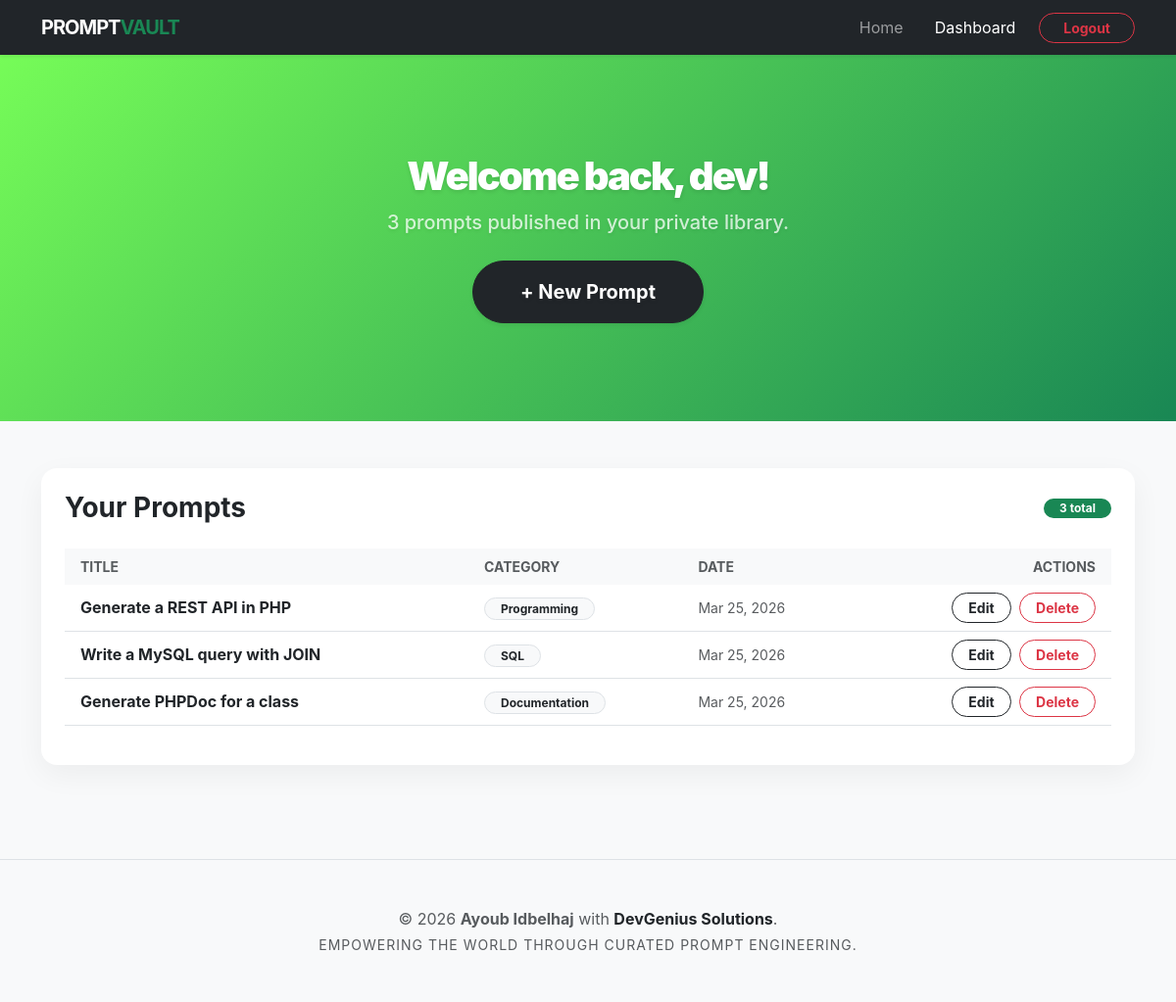
Page /app/dashboard.php (signed in) on the committed database.
### tables this page shows
CREATE TABLE prompts (
    id          INT UNSIGNED NOT NULL AUTO_INCREMENT,  
    title       VARCHAR(200) NOT NULL,  
    content     TEXT         NOT NULL,  
    user_id     INT UNSIGNED NOT NULL,  
    category_id INT UNSIGNED NOT NULL,  
    created_at  DATETIME     NOT NULL DEFAULT CURRENT_TIMESTAMP,  
    updated_at  DATETIME     NOT NULL DEFAULT CURRENT_TIMESTAMP ON UPDATE CURRENT_TIMESTAMP,  
    PRIMARY KEY (id),

     
    CONSTRAINT fk_prompts_user     FOREIGN KEY (user_id)     REFERENCES users(id)      ON DELETE CASCADE,
     
    CONSTRAINT fk_prompts_category FOREIGN KEY (category_id) REFERENCES categories(id) ON DELETE RESTRICT
);

CREATE TABLE categories (
    id         INT UNSIGNED NOT NULL AUTO_INCREMENT,  
    name       VARCHAR(100) NOT NULL UNIQUE,  
    created_at DATETIME     NOT NULL DEFAULT CURRENT_TIMESTAMP,  
    PRIMARY KEY (id)
);

### app/dashboard.php (the view, shortened to what this page needs)
<?php
require_once dirname(__DIR__) . '/config/db.php';
$u_id = $_SESSION['user_id'];
$username = $_SESSION['username'];
try {
    $stmt = $pdo->prepare("
        SELECT p.*, c.name as category_name
        FROM prompts p
        INNER JOIN categories c ON p.category_id = c.id
        WHERE p.user_id = ?
        ORDER BY p.created_at DESC
    ");
    $stmt->execute([$u_id]);
    $prompts = $stmt->fetchAll();
    $promptCount = count($prompts);
} catch (PDOException $e) {
    $error = "Error loading your prompts: " . $e->getMessage();
}
require_once dirname(__DIR__) . '/includes/header.php';
?>
<div class="hero-section text-center mb-5">
    <div class="container">
        <h1 class="fw-900 mb-2">Welcome back, <?php echo htmlspecialchars($username); ?>!</h1>
        <p class="lead fw-500 opacity-75"><?php echo $promptCount; ?> prompts published in your private library.</p>
        <div class="mt-4 d-flex justify-content-center gap-3">
            <a href="create-prompt.php" class="btn btn-dark btn-lg px-5 py-3 rounded-pill fw-bold shadow-sm transition-hover">
                + New Prompt
            </a>
        </div>
    </div>
</div>
<div class="container pb-5">
    <div class="row">
        <div class="col-12">
            <div class="card shadow rounded-4 border-0 p-4">
                <div class="d-flex justify-content-between align-items-center mb-4">
                    <h3 class="fw-bold m-0">Your Prompts</h3>
                    <span class="badge bg-success rounded-pill px-3"><?php echo $promptCount; ?> total</span>
                </div>
                <?php if ($promptCount > 0): ?>
                    <div class="table-responsive">
                        <table class="table table-hover align-middle">
                            <thead class="table-light">
                                <tr>
                                    <th class="ps-3 border-0 small text-uppercase fw-bold text-muted">Title</th>
                                    <th class="border-0 small text-uppercase fw-bold text-muted">Category</th>
                                    <th class="border-0 small text-uppercase fw-bold text-muted">Date</th>
                                    <th class="border-0 text-end pe-3 small text-uppercase fw-bold text-muted">Actions</th>
                                </tr>
                            </thead>
                            <tbody>
                                <?php foreach ($prompts as $prompt): ?>
                                    <tr>
                                        <td class="ps-3 fw-bold">
                                            <a href="view-prompt.php?id=<?php echo $prompt['id']; ?>" class="text-dark text-decoration-none">
                                                <?php echo htmlspecialchars($prompt['title']); ?>
                                            </a>
                                        </td>
                                        <td>
                                            <span class="badge bg-light text-dark border rounded-pill px-3">
                                                <?php echo htmlspecialchars($prompt['category_name']); ?>
                                            </span>
                                        </td>
                                        <td class="text-muted small">
                                            <?php echo date('M d, Y', strtotime($prompt['created_at'])); ?>
                                        </td>
                                        <td class="text-end pe-3">
                                            <a href="edit-prompt.php?id=<?php echo $prompt['id']; ?>" class="btn btn-sm btn-outline-dark rounded-pill px-3 fw-bold me-1">Edit</a>
                                            <a href="delete-prompt.php?id=<?php echo $prompt['id']; ?>" class="btn btn-sm btn-outline-danger rounded-pill px-3 fw-bold">Delete</a>
                                        </td>
                                    </tr>
                                <?php endforeach; ?>
                            </tbody>
                        </table>
                    </div>
                <?php endif; ?>
            </div>
        </div>
    </div>
</div>
<?php
require_once dirname(__DIR__) . '/includes/footer.php';
?>

### style/main.css (style rules this page uses)
:root { --primary-color: #198754; --primary-dark: #146c43; --dark-color: #212529; --accent-color: #76fc58; --bg-light: #f8f9fa; --card-shadow: 0 10px 30px rgba(0, 0, 0, 0.05); --card-shadow-hover: 0 15px 45px rgba(0, 0, 0, 0.1); }
html { scroll-behavior: smooth; height: 100%; }
body { background-color: var(--bg-light); font-family: 'Inter', system-ui, -apple-system, sans-serif; color: var(--dark-color); display: flex; flex-direction: column; min-height: 100vh; }
.fw-900 { font-weight: 900; }
.fw-500 { font-weight: 500; }
.hero-section { background: linear-gradient(135deg, var(--accent-color) 0%, var(--primary-color) 100%); color: #fff; padding: 100px 0; text-shadow: 0 2px 4px rgba(0,0,0,0.1); }
.hero-section h1 { letter-spacing: -2px; }
.transition-hover { transition: transform 0.3s cubic-bezier(0.34, 1.56, 0.64, 1), box-shadow 0.3s ease; }
.card { transition: all 0.3s ease; }
.card.shadow { box-shadow: var(--card-shadow) !important; }

### rows in the picture
prompts: title "Generate a REST API in PHP", category.name "Programming", created_at "Mar 25, 2026"
prompts: title "Write a MySQL query with JOIN", category.name "SQL", created_at "Mar 25, 2026"
prompts: title "Generate PHPDoc for a class", category.name "Documentation", created_at "Mar 25, 2026"

### other values in the picture
$username "dev"
$promptCount "3"
